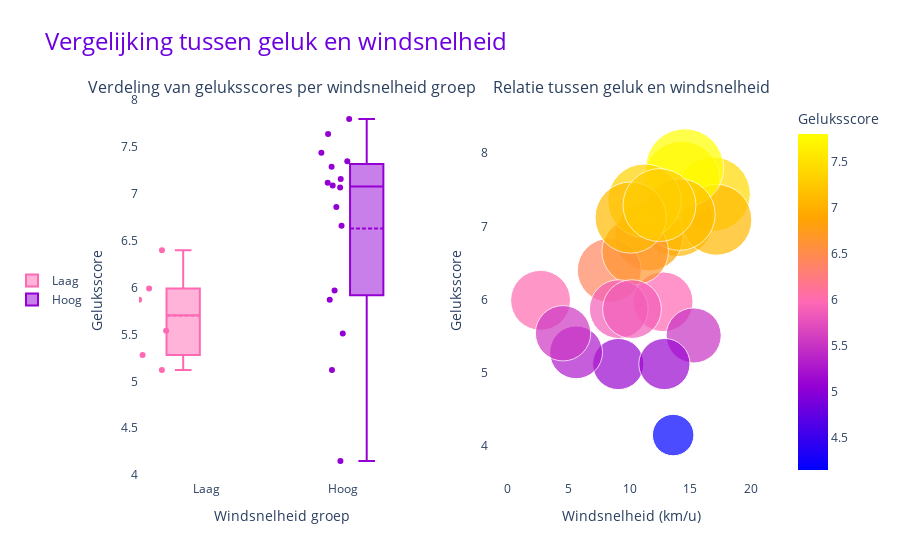

Notebook code cell kept with this figure:
### Markdown cell above
<div style="text-align:center; font-size:30px; font-family:'Comic Sans MS'; font-weight:bold; margin:50px 0;">
<span style="color:#FFB4EE">G</span><span style="color:#FF6B00">e</span><span style="color:#FFA433">m</span><span style="color:#FFD525">i</span><span style="color:#B3BD3B">d</span><span style="color:#A0CAC9">d</span><span style="color:#FFB4EE">e</span><span style="color:#FF6B00">l</span><span style="color:#FFA433">d</span><span style="color:#FFD525">e</span> <span style="color:#B3BD3B">w</span><span style="color:#A0CAC9">i</span><span style="color:#FFB4EE">n</span><span style="color:#FF6B00">d</span><span style="color:#FFA433">s</span><span style="color:#FFD525">n</span><span style="color:#B3BD3B">e</span><span style="color:#A0CAC9">l</span><span style="color:#FFB4EE">h</span><span style="color:#FF6B00">e</span><span style="color:#FFA433">i</span><span style="color:#FFD525">d</span>
</div>

In figuur [wind] is er te zien dat er een lichte positieve correlatie is tussen de gemiddlede windkracht die een stad ervaart en de geluksscore van de mensen in de stad. Ook kan je zien dat de steden met de hoogste geluksscore vrijwel allemaal een vrij hoge gemiddelde windsnelheid ervaren. Het zeewindeffect zou indirect een oorzaak kunnen zijn voor deze correlatie. Omdat het temperatuurverschil tussen de zee en het land vaak groot is, ontstaat er aan de kust meer en hardere wind. Misschien is het feit  dat liggen aan zee een voordelig effect heeft op de welvaart van een stad een indirecte oorzaak voor de positieve correlatie in figuur[wind].

### Code cell
# Lees het CSV-bestand met gegevens over steden
df = pd.read_csv("Wind.csv")

# Kies een drempelwaarde voor windsnelheid
threshold = 10

# Maak een nieuwe kolom met de groepsnaam
df['group'] = df['wspd'].apply(lambda x: 'Laag' if x < threshold else 'Hoog')

# Maak een figuur met twee subplots in één rij en twee kolommen
fig = make_subplots(rows=1, cols=2, subplot_titles=['Verdeling van geluksscores per windsnelheid groep', 'Relatie tussen geluk en windsnelheid'])

# Voeg voor elke groep een boxplot toe aan de eerste cel
for group in ['Laag', 'Hoog']:
    # Filter de dataframe op groep
    df_group = df[df['group'] == group]
    
    # Voeg een boxplot toe voor geluksscore
    fig.add_trace(go.Box(
        y=df_group['Happiness'],
        name=group,
        marker_color='#ff69b4' if group == 'Laag' else '#9400d3',
        boxmean=True,
        boxpoints='all',
        jitter=1,
        pointpos=-1.8,
        showlegend=True  # Toon deze trace in de legenda
    ), row=1, col=1)

# Voeg de bubble chart toe aan de tweede cel
fig.add_trace(go.Scatter(
    x=df['wspd'],
    y=df['Happiness'],
    mode='markers',
    text=df['City'],
    marker=dict(
        size=df['Happiness']*10,
        color=df['Happiness'],
        colorscale=[[0, '#0000ff'], [0.25, '#9400d3'], [0.5, '#ff69b4'], [0.75, '#ffa500'], [1, '#ffff00']],
        showscale=True,
        colorbar=dict(
            title='Geluksscore'
        )
    ),
    showlegend=False  # Verberg deze trace in de legenda
), row=1, col=2)

# Pas de opmaak van de figuur aan
fig.update_layout(
    title=dict(
        text='Vergelijking tussen geluk en windsnelheid',
        font=dict(
            size=24,
            color='#6d00df'
        )
    ),
    yaxis=dict(
        title='Geluksscore'
    ),
    yaxis2=dict(
        title='Geluksscore'
    ),
    xaxis=dict(
        title='Windsnelheid groep'
    ),
    xaxis2=dict(
        title='Windsnelheid (km/u)'
    ),
    boxmode='group',
    plot_bgcolor='white',
    legend=dict(
        x=-0.2,
        y=0.5
    )
)

# Toon de interactieve figuur
fig.show()

{
    "tags": [
        "hide-input",
    ]
}

### Figure 1 — Plotly figure (JSON) as saved in the notebook; plotly's stock layout.template omitted (floating-point values rounded to 4 significant figures)
{"data": [{"boxmean": true, "boxpoints": "all", "jitter": 1, "marker": {"color": "#ff69b4"}, "name": "Laag", "pointpos": -1.8, "showlegend": true, "type": "box", "xaxis": "x", "y": [5.99, 5.12, 5.28, 6.4, 5.54, 5.87], "yaxis": "y"}, {"boxmean": true, "boxpoints": "all", "jitter": 1, "marker": {"color": "#9400d3"}, "name": "Hoog", "pointpos": -1.8, "showlegend": true, "type": "box", "xaxis": "x", "y": [7.44, 7.07, 6.86, 5.97, 4.15, 7.64, 7.09, 7.8, 5.51, 7.16, 6.66, 7.35, 5.12, 7.12, 5.87, 7.29], "yaxis": "y"}, {"marker": {"color": [7.44, 5.99, 5.12, 7.07, 6.86, 5.97, 4.15, 7.64, 7.09, 7.8, 5.51, 5.28, 7.16, 6.4, 5.54, 6.66, 5.87, 7.35, 5.12, 7.12, 5.87, 7.29], "colorbar": {"title": {"text": "Geluksscore"}}, "colorscale": [[0, "#0000ff"], [0.25, "#9400d3"], [0.5, "#ff69b4"], [0.75, "#ffa500"], [1, "#ffff00"]], "showscale": true, "size": [74.4, 59.9, 51.2, 70.7, 68.6, 59.7, 41.5, 76.4, 70.9, 78, 55.1, 52.8, 71.6, 64, 55.4, 66.6, 58.7, 73.5, 51.2, 71.2, 58.7, 72.9]}, "mode": "markers", "showlegend": false, "text": ["Amsterdam", "Bangkok", "Beijing", "Berlin", "Brussels", "Buenos Aires", "Cairo", "Copenhagen", "Dublin", "Helsinki", "Hong Kong", "Jakarta", "London", "Madrid", "Moscow", "Paris", "Seoul", "Stockholm", "Taipei", "Tel Aviv", "Tokyo", "Vienna"], "type": "scatter", "x": [16.86, 2.678, 9.066, 13.96, 11.58, 12.76, 13.58, 14.29, 17.13, 14.53, 15.26, 5.601, 14.09, 8.328, 4.527, 10.45, 9.108, 11.22, 12.86, 10.08, 10.19, 12.45], "xaxis": "x2", "y": [7.44, 5.99, 5.12, 7.07, 6.86, 5.97, 4.15, 7.64, 7.09, 7.8, 5.51, 5.28, 7.16, 6.4, 5.54, 6.66, 5.87, 7.35, 5.12, 7.12, 5.87, 7.29], "yaxis": "y2"}], "layout": {"annotations": [{"font": {"size": 16}, "showarrow": false, "text": "Verdeling van geluksscores per windsnelheid groep", "x": 0.225, "xanchor": "center", "xref": "paper", "y": 1, "yanchor": "bottom", "yref": "paper"}, {"font": {"size": 16}, "showarrow": false, "text": "Relatie tussen geluk en windsnelheid", "x": 0.775, "xanchor": "center", "xref": "paper", "y": 1, "yanchor": "bottom", "yref": "paper"}], "boxmode": "group", "legend": {"x": -0.2, "y": 0.5}, "plot_bgcolor": "white", "title": {"font": {"color": "#6d00df", "size": 24}, "text": "Vergelijking tussen geluk en windsnelheid"}, "xaxis": {"anchor": "y", "domain": [0, 0.45], "title": {"text": "Windsnelheid groep"}}, "xaxis2": {"anchor": "y2", "domain": [0.55, 1], "title": {"text": "Windsnelheid (km/u)"}}, "yaxis": {"anchor": "x", "domain": [0, 1], "title": {"text": "Geluksscore"}}, "yaxis2": {"anchor": "x2", "domain": [0, 1], "title": {"text": "Geluksscore"}}}}
